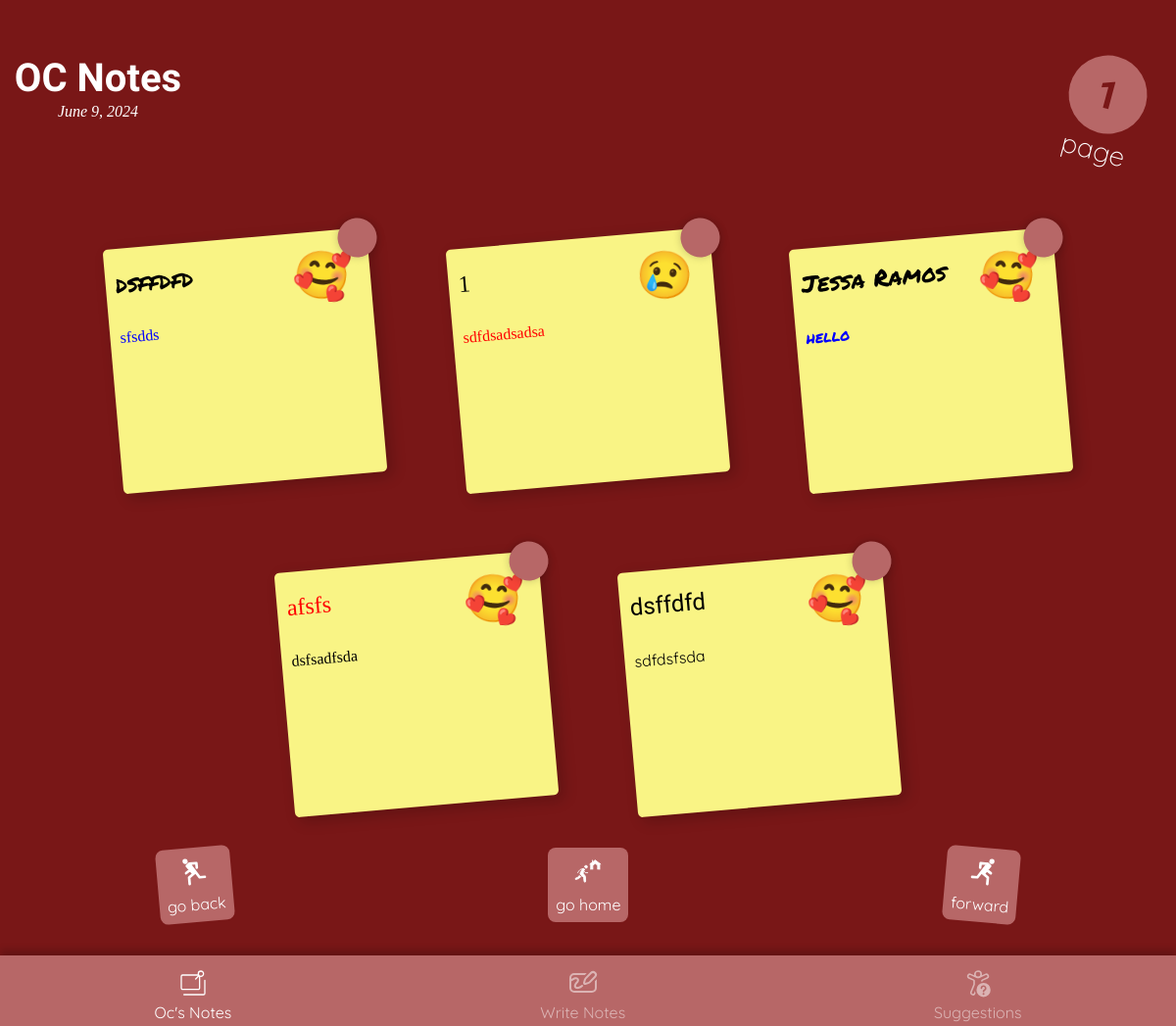
The app's page /, older data.
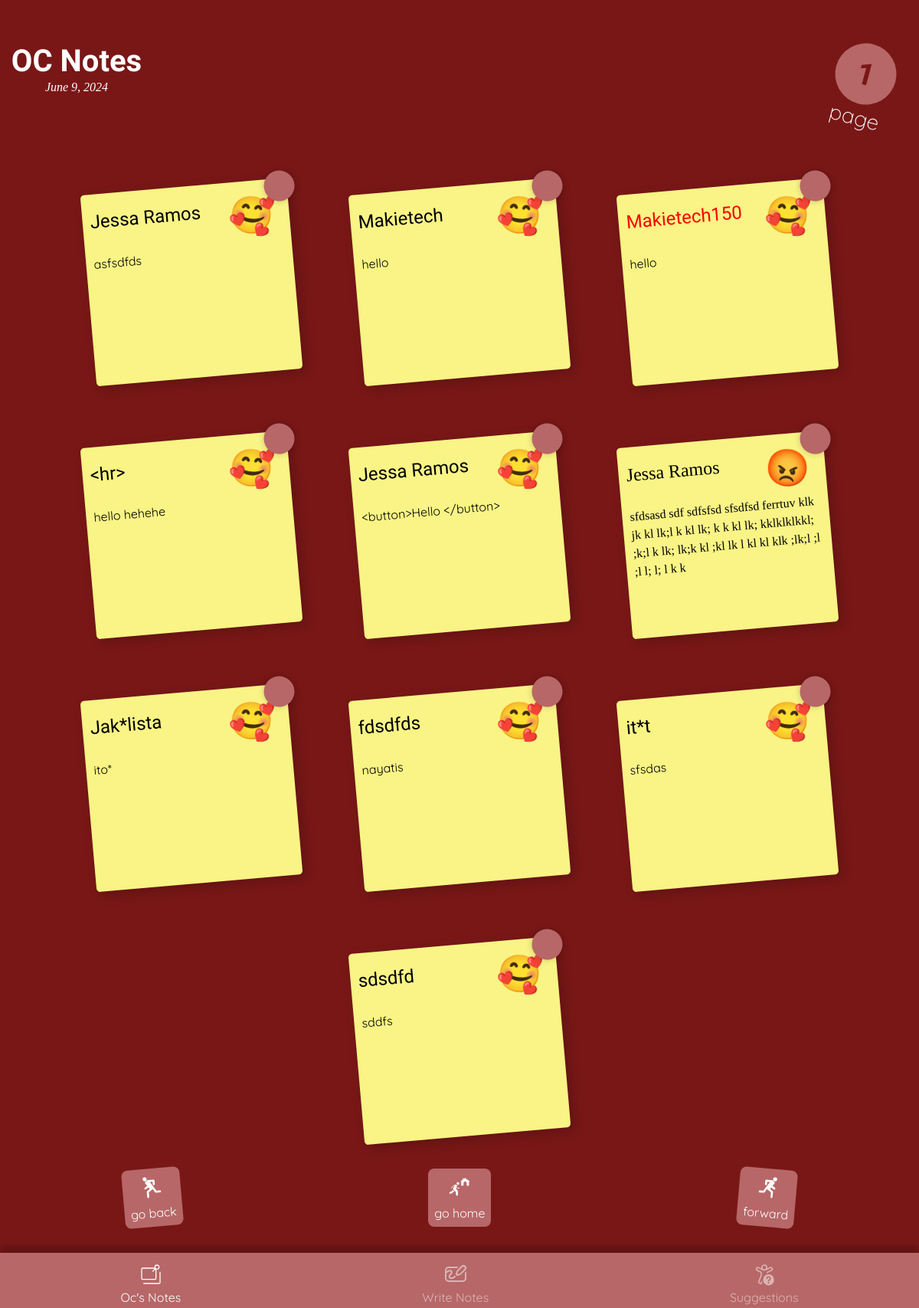
The same page, newer data.
### myapp/models.py (models this page shows, shortened)
class StickyNote(models.Model):
    nickname = models.CharField(max_length=13)
    nickname_color = models.CharField(max_length=5)
    nickname_font = models.CharField(max_length=20)
    content = models.TextField(max_length=155)
    content_color = models.CharField(max_length=5)
    content_font = models.CharField(max_length=20)
    emoji = models.CharField(max_length=255)

### myapp/views.py (the view)
# urls.py: path('' , view=views.clipboard_list_page , name="home" ),
def clipboard_list_page(request):
    if request.method == "GET":
        notes = sticky_notes = StickyNote.objects.all().order_by('-id')[:NUMBER_OF_NOTES_TO_DISPLAY]
        previous_page(12)
        context = {"notes" : notes }
        return render(request , 'clipboards_screens.html' , context=context)

### myapp/views.py (called while the page is built)
def previous_page(start_id):
    sticky_notes = StickyNote.objects.filter(id__gt=start_id).order_by('id')[:NUMBER_OF_NOTES_TO_DISPLAY:-1]
    return sticky_notes

### myapp/templates/clipboards_screens.html (shortened to what this page needs)
{% load static %}
<!DOCTYPE html>
<html lang="en">
<head>
    <link rel="stylesheet" href="{% static 'css\clipboard_screens_design.css' %}">
</head>
<body>
    <div class="tool-bar">
        <div class="tool">
            <p>Oc's Notes</p>
        </div>
        <div class="tool" onclick="changeTemplate('{% url 'write' %}');">
            <p>Write Notes</p>
        </div>
        <div class="tool" onclick="changeTemplate('{% url 'suggestion' %}');">
            <p>Suggestions</p>
        </div>
    </div>
    <div class="container" id="headbar-location">
        <div class="header-bar" >
            <div class="header-left">
                <h1 class="app_name">OC Notes</h1>
                <h4 class="current_day" id="currentDate"></h4>
            </div>
            <div class="header-right">
                <div class="number-page"><h1 id="page-number"> 1 </h1></div>
                <p class="text-page">page</p>
            </div>
        </div>
        <div class="sticky-notes-container">
            {% for note in notes %}
                <div class="sticky-note" note_id="{{ note.id }}" >
                    <div class="note-header">
                        <p class="nickname" id="nickname-{{note.id}}" style="color: {{note.nickname_color}};" >{{ note.nickname }}</p>
                        <p class="emoji">{{ note.emoji }}</p>
                        <span class="pin"></span>
                    </div>
                    <div class="sticky-note-content" id="content-{{note.id}}">
                        <p style="color:{{ note.content_color }}; ">{{ note.content }}</p>
                    </div>
                </div>
            {% endfor %}
        </div>
        <div class="paging-buttons">
            <div class="page-button" onclick="fetchStickyNotes('down')" id="prev-page-button">
                <svg xmlns="http://www.w3.org/2000/svg" width="200" height="200" viewBox="0 0 24 24">
                    <path fill="none" stroke="currentColor" stroke-linecap="round" stroke-linejoin="round" stroke-width="2" d="m15 11l3 2m0-8a1 1 0 1 0 0-2a1 1 0 0 0 0 2ZM9.5 9.5L9.525 6H15L8 17H4m11-9l-3 5l.5 1L17 7.5L15 6m-4 7l5 3.5v5"/>
                </svg>
                <p>go back</p>
            </div>
            <div class="page-button" onclick="changeTemplate('{% url 'home' %}')">
                <p>go home</p>
            </div>
            <div class="page-button" onclick="fetchStickyNotes('up')" id="next-page-button">
                <svg xmlns="http://www.w3.org/2000/svg" width="200" height="200" viewBox="0 0 24 24">
                    <path fill="none" stroke="currentColor" stroke-linecap="round" stroke-linejoin="round" stroke-width="2" d="m15 11l3 2m0-8a1 1 0 1 0 0-2a1 1 0 0 0 0 2ZM9.5 9.5L9.525 6H15L8 17H4m11-9l-3 5l.5 1L17 7.5L15 6m-4 7l5 3.5v5"/>
                </svg>
                <p>forward</p>
            </div>
        </div>
    </div>
</body>
</html>

Row changes from the older to the newer data that the page shows:
no longer on this page (row unchanged): StickyNote: nickname "dsffdfd", emoji "🥰", content "sfsdds", content_color "blue" (drawn)
no longer on this page (row unchanged): StickyNote: nickname "1", emoji "😢", content "sdfdsadsadsa", content_color "red" (drawn)
no longer on this page (row unchanged): StickyNote: nickname "Jessa Ramos", emoji "🥰", content "hello", content_color "blue" (drawn)
no longer on this page (row unchanged): StickyNote: nickname "afsfs", emoji "🥰", content "dsfsadfsda", nickname_color "red" (drawn)
no longer on this page (row unchanged): StickyNote: nickname "dsffdfd", emoji "🥰", content "sdfdsfsda"
added StickyNote: nickname "Jessa Ramos", emoji "🥰", content "asfsdfds"
added StickyNote: nickname "Makietech", emoji "🥰", content "hello"
added StickyNote: nickname "Makietech150", emoji "🥰", content "hello", nickname_color "red" (drawn)
added StickyNote: nickname "<hr>", emoji "🥰", content "hello hehehe"
added StickyNote: nickname "Jessa Ramos", emoji "🥰", content "<button>Hello </button>"
added StickyNote: nickname "Jessa Ramos", emoji "😡", content "sfdsasd sdf sdfsfsd sfsdfsd ferrtuv klk jk kl lk;l k kl lk; k k kl lk; kklklklkkl; ;k;l k lk; lk;k kl ;kl lk l kl kl klk ;lk;l ;l ;l l; l; l k k"
added StickyNote: nickname "Jak*lista", emoji "🥰", content "ito*"
added StickyNote: nickname "fdsdfds", emoji "🥰", content "nayatis"
added StickyNote: nickname "it*t", emoji "🥰", content "sfsdas"
added StickyNote: nickname "sdsdfd", emoji "🥰", content "sddfs"
